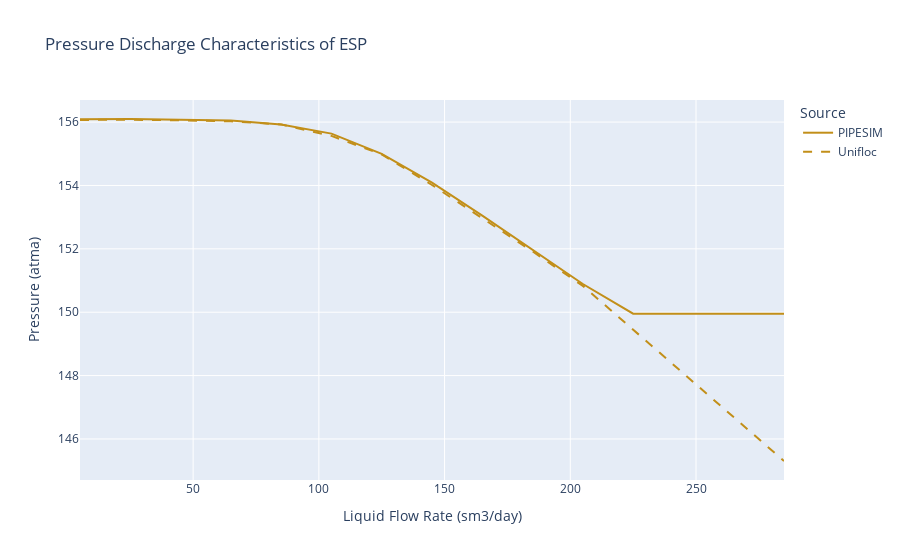

The notebook cell this image was saved under:
### Markdown cell above
# Сравнение расчета давления на выходе ЭЦН в PIPESIM и Unifloc (флюид - вода) / Comparison of ESP Discharge Pressure Calculation in PIPESIM and Unifloc (fluid - water)

### Code cell
# Выбор случайного цвета для построения графика
random_color = f'rgb({random.randint(0, 255)}, {random.randint(0, 255)}, {random.randint(0, 255)})'

fig = go.Figure()

# Добавление линий на график
fig.add_trace(go.Scatter(x=loaded_results_data[resuts_key_p_dis_water][results_key_pipesim][liquid_flowrate_key_sm3_day], 
                         y=loaded_results_data[resuts_key_p_dis_water][results_key_pipesim][pressure_key_atma],
                         mode='lines', name='PIPESIM', line=dict(color=random_color)))

fig.add_trace(go.Scatter(x=loaded_results_data[resuts_key_p_dis_water][results_key_unifloc][liquid_flowrate_key_sm3_day], 
                         y=loaded_results_data[resuts_key_p_dis_water][results_key_unifloc][pressure_key_atma],
                         mode='lines', name='Unifloc', line=dict(color=random_color, dash='dash')))

# Обновление графика
fig.update_layout(
    title='Pressure Discharge Characteristics of ESP',
    xaxis_title='Liquid Flow Rate (sm3/day)',
    yaxis_title='Pressure (atma)',
    legend_title='Source'
)

# Отображение графика
fig.show()

### Figure 1 — Plotly figure (JSON) as saved in the notebook; plotly's stock layout.template omitted (floating-point values rounded to 4 significant figures)
{"data": [{"line": {"color": "rgb(194, 143, 25)"}, "mode": "lines", "name": "PIPESIM", "type": "scatter", "x": [5, 25, 45, 65, 85, 105, 125, 145, 165, 185, 205, 225, 245, 265, 285], "y": [156.1, 156.1, 156.1, 156.0, 155.9, 155.6, 155.0, 154.1, 153.0, 152.0, 150.9, 150.0, 150.0, 150.0, 150.0]}, {"line": {"color": "rgb(194, 143, 25)", "dash": "dash"}, "mode": "lines", "name": "Unifloc", "type": "scatter", "x": [5, 25, 45, 65, 85, 105, 125, 145, 165, 185, 205, 225, 245, 265, 285], "y": [156.1, 156.1, 156.1, 156.0, 155.9, 155.6, 155.0, 154.0, 153.0, 151.9, 150.8, 149.5, 148.1, 146.7, 145.3]}], "layout": {"legend": {"title": {"text": "Source"}}, "title": {"text": "Pressure Discharge Characteristics of ESP"}, "xaxis": {"title": {"text": "Liquid Flow Rate (sm3/day)"}}, "yaxis": {"title": {"text": "Pressure (atma)"}}}}
